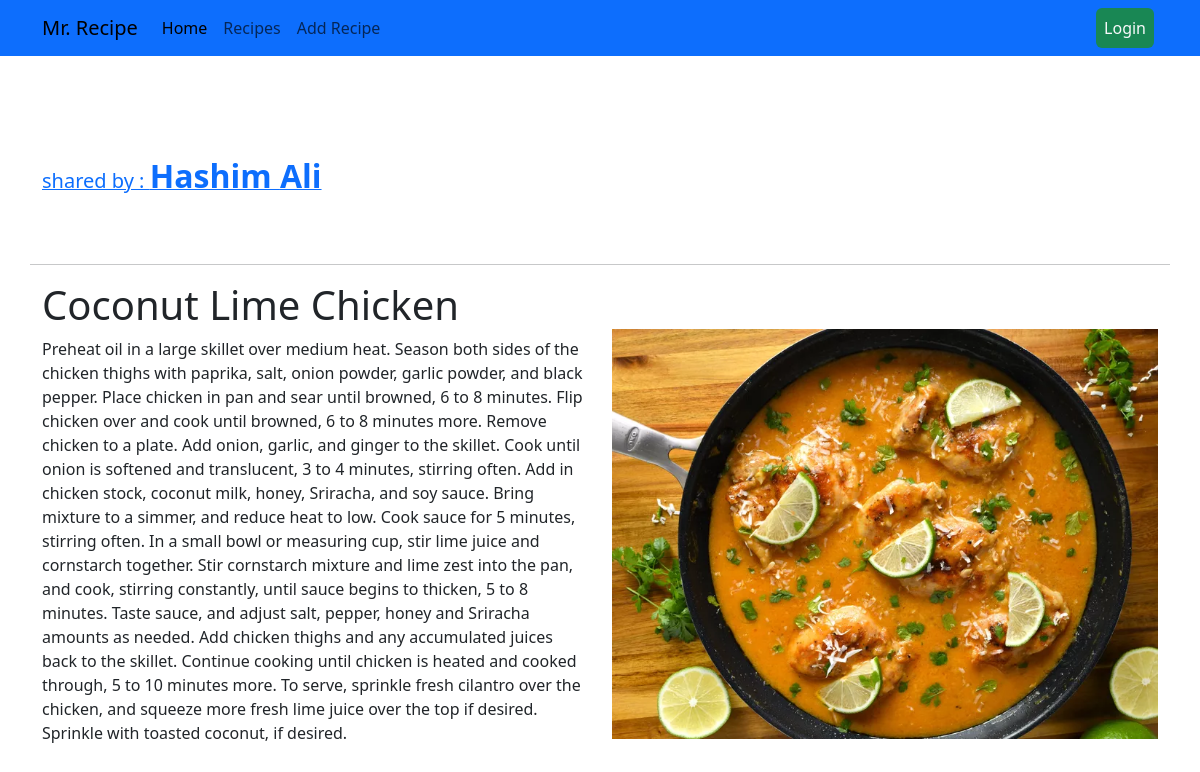
Page /recipe/recipe_detail/9/ on the committed database.
### data/models.py (models this page shows, shortened)
class recipe(models.Model):
    recipe_title = models.CharField(max_length=100)
    recipe_description = models.TextField()
    recipe_img = models.ImageField(upload_to='data/')
    user = models.ForeignKey(User, on_delete=models.CASCADE)

### data/views.py (the view)
# urls.py: path('recipe_detail/<id>/', views.recipedetail, name='recipe_detail'),
def recipedetail(request, id):
    recipe_to_show = recipe.objects.get(id = id)
    context = {'recipi':recipe_to_show}
    return render(request, 'data/recipe_detail.html',context)

### data/templates/data/recipe_detail.html (shortened to what this page needs)
{% extends 'data/base.html' %}
{% block content %}
<div class="container my-5">
<div class="row">
    <p class="py-5">
    <a class="d-block" href="/accounts/profile/{{recipi.user.id}}"><span class="fs-5 ">shared by : <span class=" text-capitalize fs-2 fw-bold">{{recipi.user.first_name}} {{recipi.user.last_name}}</span></span></a>
</p>
    <hr>
    <div class="col-6">
        <h1>{{recipi.recipe_title}}</h1>
        <p>
            {{recipi.recipe_description}}
        </p>
    </div>
    <div class="col-6">
        <img class="d-block w-100 mt-5" src="/media/{{recipi.recipe_img}}" alt="">
    </div>
</div>
</div>
{% endblock %}

### data/templates/data/base.html (shortened to what this page needs)
<!DOCTYPE html>
<html lang="en">
<head>
    <link href="https://cdn.jsdelivr.net/npm/bootstrap@5.3.3/dist/css/bootstrap.min.css" rel="stylesheet"
>
</head>
<body>
    <nav class="navbar navbar-expand-lg bg-primary">
        <div class="container">
            <a class="navbar-brand" href="#">Mr. Recipe</a>
            <div class="collapse navbar-collapse" id="navbarSupportedContent">
                <ul class="navbar-nav mb-2 mb-lg-0">
                    <li class="nav-item">
                        <a class="nav-link active" aria-current="page" href="{% url 'home' %}">Home</a>
                    </li>
                    <li class="nav-item">
                        <a class="nav-link" href="{% url 'recipes' %}">Recipes</a>
                    </li>
                    <li class="nav-item">
                        <a class="nav-link" href="{% url 'addrecipe' %}">Add Recipe</a>
                    </li>
                </ul>
            </div>
            <div class="d-flex">
                {% if user.is_authenticated %}
                <a href="{% url 'profile' id=user.id %}" class="nav-link bg-success text-light p-2 mx-1 rounded">Profile</a>
                <a href="{% url 'logout_page' %}" class="nav-link bg-danger text-light p-2 rounded">Logout</a>
                {% else %}
                <a href="{% url 'login_page' %}" class="nav-link bg-success text-light p-2 mx-1 rounded">Login</a>
                {% endif %}
            </div>
        </div>
    </nav>
    {% block content %}
    {% endblock %}
</body>
</html>

### rows in the picture
recipe: user.first_name "Hashim", user.last_name "Ali", recipe_title "Coconut Lime Chicken", recipe_description "Preheat oil in a large skillet over medium heat. Season both sides of the chicken thighs with paprika, salt, onion powder, garlic powder, and black pepper. Place chicken in pan and sear until browned, 6 to 8 minutes. Flip chicken over and cook until browned, 6 to 8 minutes more. Remove chicken to a plate. Add onion, garlic, and ginger to the skillet. Cook until onion is softened and translucent, 3 to 4 minutes, stirring often. Add in chicken stock, coconut milk, honey, Sriracha, and soy sauce. Bring mixture to a simmer, and reduce heat to low. Cook sauce for 5 minutes, stirring often. In a small bowl or measuring cup, stir lime juice and cornstarch together. Stir cornstarch mixture and lime…", recipe_img (picture)
